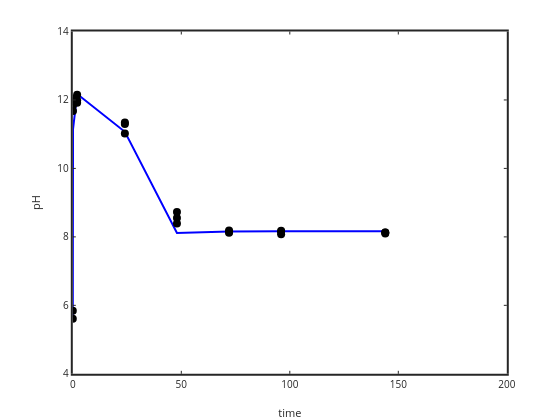

Notebook code for this chart:
### Code cell
plot(time,pH,'b-','linewidth',2); ylabel('pH'); xlabel('time')
hold on
%plot(timeres,pHres,'bo')
plot(sampletime,samplepH,'ko','markersize',8,'markerfacecolor','k')
set(gca,'linewidth',2)

yi = interp1 (time, pH, sampletime);
%plot(sampletime,yi,'r.')

residual1=samplepH-yi;

### Figure 1 — Plotly figure (JSON) as saved in the notebook; plotly's stock layout.template omitted (floating-point values rounded to 4 significant figures)
{"data": [{"line": {"color": "rgb(0,0,255)", "dash": "solid", "width": 2}, "marker": {"color": "rgb(0,0,255)", "line": {"color": "rgb(0,0,255)"}, "size": 6, "symbol": "none"}, "mode": "lines", "name": "", "showlegend": false, "type": "scatter", "visibility": true, "x": [0, 0, 0.1, 2, 24, 48, 72, 96, 144], "xaxis": "x", "y": [5.65, 5.65, 11.15, 12.17, 11.07, 8.113, 8.16, 8.161, 8.161], "yaxis": "y"}, {"line": {"color": "rgb(0, 0, 0)", "width": 0.5}, "marker": {"color": "rgb(0, 0, 0)", "line": {"color": "rgb(0, 0, 0)"}, "size": 8, "symbol": "circle"}, "mode": "markers", "name": "", "showlegend": false, "type": "scatter", "visibility": true, "x": [0, 0.1, 2, 24, 48, 72, 96, 144, 0, 0.1, 2, 24, 48, 72, 96, 144, 0, 0.1, 2, 24, 48, 72, 96, 144], "xaxis": "x", "y": [5.84, 11.96, 11.99, 11.3, 8.73, 8.15, 8.15, 8.13, 5.61, 12.04, 12.15, 11.34, 8.55, 8.12, 8.08, 8.1, 11.84, 11.68, 11.92, 11.02, 8.39, 8.19, 8.18, 8.13], "yaxis": "y"}], "layout": {"height": 420, "hovermode": "closest", "margin": {"b": 0, "l": 0, "r": 0, "t": 0}, "plot_bgcolor": "rgba(0, 0, 0, 0)", "showlegend": false, "width": 560, "xaxis": {"anchor": "y", "autorange": false, "domain": [0.13, 0.905], "exponentformat": "none", "gridcolor": "rgba(38,38,38,0.15)", "gridwidth": 2, "linecolor": "rgb(38,38,38)", "linewidth": 2, "mirror": "ticks", "range": [0, 200], "showgrid": false, "showline": true, "side": "bottom", "spikedash": "solid", "spikemode": "across", "spikesides": false, "spikethickness": 1, "tickangle": 0, "tickcolor": "rgb(38,38,38)", "tickfont": {"color": "rgb(38,38,38)", "size": 10}, "ticklen": 3, "ticks": "inside", "ticktext": ["0", "50", "100", "150", "200"], "tickvals": [0, 50, 100, 150, 200], "title": {"font": {"color": "rgb(38,38,38)", "size": 11}, "text": "time"}, "type": "linear", "visible": true, "zeroline": false}, "yaxis": {"anchor": "x", "autorange": false, "domain": [0.11, 0.925], "exponentformat": "none", "gridcolor": "rgba(38,38,38,0.15)", "gridwidth": 2, "linecolor": "rgb(38,38,38)", "linewidth": 2, "mirror": "ticks", "range": [4, 14], "showgrid": false, "showline": true, "side": "left", "spikedash": "solid", "spikemode": "across", "spikesides": false, "spikethickness": 1, "tickangle": 0, "tickcolor": "rgb(38,38,38)", "tickfont": {"color": "rgb(38,38,38)", "size": 10}, "ticklen": 3, "ticks": "inside", "ticktext": ["4", "6", "8", "10", "12", "14"], "tickvals": [4, 6, 8, 10, 12, 14], "title": {"font": {"color": "rgb(38,38,38)", "size": 11}, "text": "pH"}, "type": "linear", "visible": true, "zeroline": false}}}
